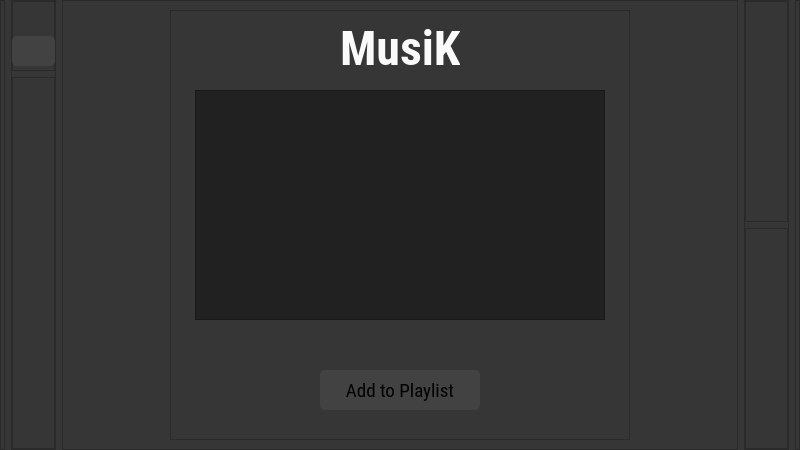
<?xml version="1.0" encoding="UTF-8"?>
<ui version="4.0">
 <class>Dialog</class>
 <widget class="QDialog" name="Dialog">
  <property name="geometry">
   <rect>
    <x>0</x>
    <y>0</y>
    <width>800</width>
    <height>450</height>
   </rect>
  </property>
  <property name="minimumSize">
   <size>
    <width>800</width>
    <height>450</height>
   </size>
  </property>
  <property name="windowTitle">
   <string>Musik</string>
  </property>
  <property name="styleSheet">
   <string notr="true">background-color: rgb(54, 54, 54);</string>
  </property>
  <layout class="QHBoxLayout" name="horizontalLayout">
   <property name="leftMargin">
    <number>0</number>
   </property>
   <property name="topMargin">
    <number>0</number>
   </property>
   <property name="rightMargin">
    <number>0</number>
   </property>
   <property name="bottomMargin">
    <number>0</number>
   </property>
   <item>
    <widget class="QFrame" name="frame">
     <property name="maximumSize">
      <size>
       <width>5</width>
       <height>16777215</height>
      </size>
     </property>
     <property name="frameShape">
      <enum>QFrame::StyledPanel</enum>
     </property>
     <property name="frameShadow">
      <enum>QFrame::Raised</enum>
     </property>
    </widget>
   </item>
   <item>
    <widget class="QFrame" name="frame_5">
     <property name="maximumSize">
      <size>
       <width>45</width>
       <height>16777215</height>
      </size>
     </property>
     <property name="frameShape">
      <enum>QFrame::StyledPanel</enum>
     </property>
     <property name="frameShadow">
      <enum>QFrame::Raised</enum>
     </property>
     <layout class="QVBoxLayout" name="verticalLayout">
      <property name="leftMargin">
       <number>0</number>
      </property>
      <property name="topMargin">
       <number>0</number>
      </property>
      <property name="rightMargin">
       <number>0</number>
      </property>
      <property name="bottomMargin">
       <number>0</number>
      </property>
      <item>
       <widget class="QFrame" name="frame_7">
        <property name="maximumSize">
         <size>
          <width>45</width>
          <height>70</height>
         </size>
        </property>
        <property name="frameShape">
         <enum>QFrame::StyledPanel</enum>
        </property>
        <property name="frameShadow">
         <enum>QFrame::Raised</enum>
        </property>
        <widget class="QPushButton" name="back">
         <property name="geometry">
          <rect>
           <x>0</x>
           <y>35</y>
           <width>43</width>
           <height>30</height>
          </rect>
         </property>
         <property name="styleSheet">
          <string notr="true">background-image: url(&quot;:/newPrefix/back.png&quot;);
background-repeat: no-repeat;
background-position: center;
border-radius:5px;
background-color: rgb(66, 66, 66);</string>
         </property>
         <property name="text">
          <string/>
         </property>
        </widget>
       </widget>
      </item>
      <item>
       <widget class="QFrame" name="frame_8">
        <property name="frameShape">
         <enum>QFrame::StyledPanel</enum>
        </property>
        <property name="frameShadow">
         <enum>QFrame::Raised</enum>
        </property>
       </widget>
      </item>
     </layout>
    </widget>
   </item>
   <item>
    <widget class="QFrame" name="frame_2">
     <property name="frameShape">
      <enum>QFrame::StyledPanel</enum>
     </property>
     <property name="frameShadow">
      <enum>QFrame::Raised</enum>
     </property>
     <layout class="QHBoxLayout" name="horizontalLayout_2">
      <item>
       <widget class="QFrame" name="frame_4">
        <property name="maximumSize">
         <size>
          <width>460</width>
          <height>460</height>
         </size>
        </property>
        <property name="styleSheet">
         <string notr="true">background-color: rgb(54, 54, 54);</string>
        </property>
        <property name="frameShape">
         <enum>QFrame::StyledPanel</enum>
        </property>
        <property name="frameShadow">
         <enum>QFrame::Raised</enum>
        </property>
        <widget class="QLabel" name="label_2">
         <property name="geometry">
          <rect>
           <x>170</x>
           <y>10</y>
           <width>120</width>
           <height>58</height>
          </rect>
         </property>
         <property name="font">
          <font>
           <family>Roboto Condensed</family>
           <pointsize>60</pointsize>
           <weight>75</weight>
           <bold>true</bold>
          </font>
         </property>
         <property name="text">
          <string>&lt;html&gt;&lt;head/&gt;&lt;body&gt;&lt;p&gt;&lt;span style=&quot; font-size:36pt; color:#fafafa;&quot;&gt;MusiK&lt;/span&gt;&lt;/p&gt;&lt;/body&gt;&lt;/html&gt;</string>
         </property>
        </widget>
        <widget class="QListWidget" name="listWidget">
         <property name="geometry">
          <rect>
           <x>25</x>
           <y>80</y>
           <width>410</width>
           <height>230</height>
          </rect>
         </property>
         <property name="font">
          <font>
           <family>Roboto Condensed</family>
           <pointsize>12</pointsize>
          </font>
         </property>
         <property name="styleSheet">
          <string notr="true">QListView {
	background-color: rgb(33, 33, 33);
}
QListView::item:selected {
	background-color: rgb(66, 66, 66);
	color: rgb(250, 250, 250);
}
QListView::item:hover {
	background-color: rgb(66, 66, 66);
}</string>
         </property>
        </widget>
        <widget class="QPushButton" name="addToPlaylist">
         <property name="geometry">
          <rect>
           <x>150</x>
           <y>360</y>
           <width>160</width>
           <height>40</height>
          </rect>
         </property>
         <property name="font">
          <font>
           <family>Roboto Condensed</family>
           <pointsize>14</pointsize>
          </font>
         </property>
         <property name="styleSheet">
          <string notr="true">QPushButton{
border-radius:5px;
background-color: rgb(66, 66, 66);
}
QPushButton:pressed{
background-color:rgb(33, 33, 33);
color:rgb(250, 250, 250);
}</string>
         </property>
         <property name="text">
          <string>Add to Playlist</string>
         </property>
        </widget>
       </widget>
      </item>
     </layout>
    </widget>
   </item>
   <item>
    <widget class="QFrame" name="frame_6">
     <property name="maximumSize">
      <size>
       <width>45</width>
       <height>16777215</height>
      </size>
     </property>
     <property name="frameShape">
      <enum>QFrame::StyledPanel</enum>
     </property>
     <property name="frameShadow">
      <enum>QFrame::Raised</enum>
     </property>
     <layout class="QVBoxLayout" name="verticalLayout_2">
      <property name="leftMargin">
       <number>0</number>
      </property>
      <property name="topMargin">
       <number>0</number>
      </property>
      <property name="rightMargin">
       <number>0</number>
      </property>
      <property name="bottomMargin">
       <number>0</number>
      </property>
      <item>
       <widget class="QFrame" name="frame_9">
        <property name="frameShape">
         <enum>QFrame::StyledPanel</enum>
        </property>
        <property name="frameShadow">
         <enum>QFrame::Raised</enum>
        </property>
       </widget>
      </item>
      <item>
       <widget class="QFrame" name="frame_10">
        <property name="frameShape">
         <enum>QFrame::StyledPanel</enum>
        </property>
        <property name="frameShadow">
         <enum>QFrame::Raised</enum>
        </property>
       </widget>
      </item>
     </layout>
    </widget>
   </item>
   <item>
    <widget class="QFrame" name="frame_3">
     <property name="maximumSize">
      <size>
       <width>5</width>
       <height>16777215</height>
      </size>
     </property>
     <property name="frameShape">
      <enum>QFrame::StyledPanel</enum>
     </property>
     <property name="frameShadow">
      <enum>QFrame::Raised</enum>
     </property>
    </widget>
   </item>
  </layout>
 </widget>
 <resources/>
 <connections/>
</ui>
